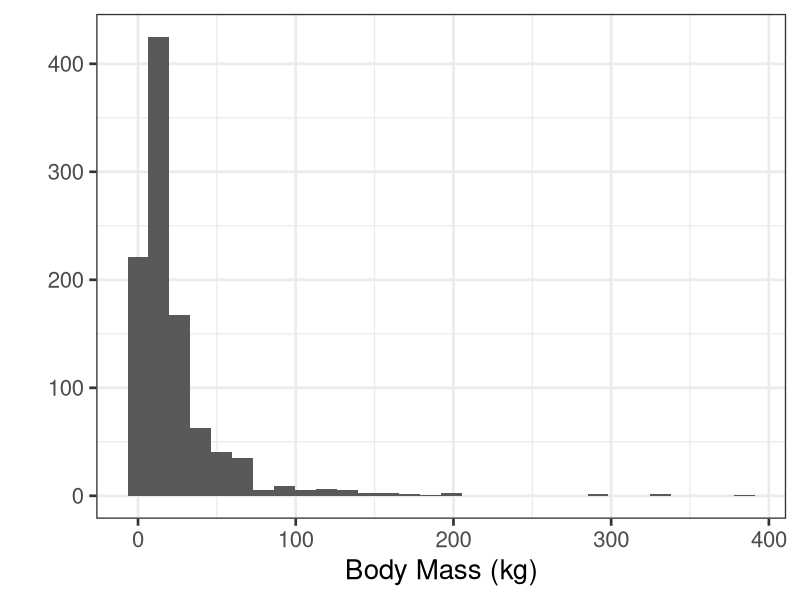
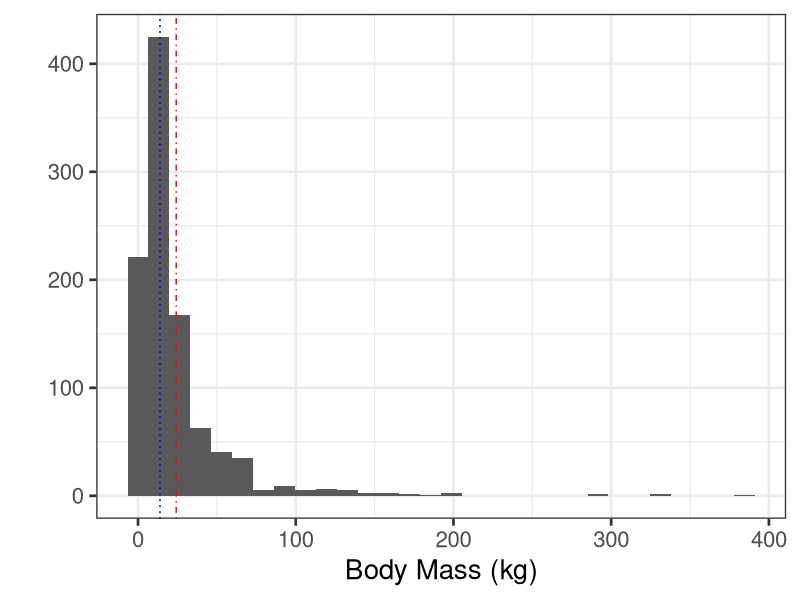

Generate these figures, in order, with R:
## ---- chunk 1
library(ggplot2)
mammalmass <- rlnorm(999, meanlog = 2.6)
bmplot <- qplot(mammalmass, xlab="Body Mass (kg)") + theme_bw(20)
bmplot
## ---- chunk 2
bmplot + 
  geom_vline(xintercept = mean(mammalmass), color = "red", linetype = "dotdash") + 
  geom_vline(xintercept = sort(mammalmass)[500], color = "blue", linetype="dotted") + 
  geom_vline(xintercept = sort(mammalmass)[500], color = "blue", linetype="dotted") 
